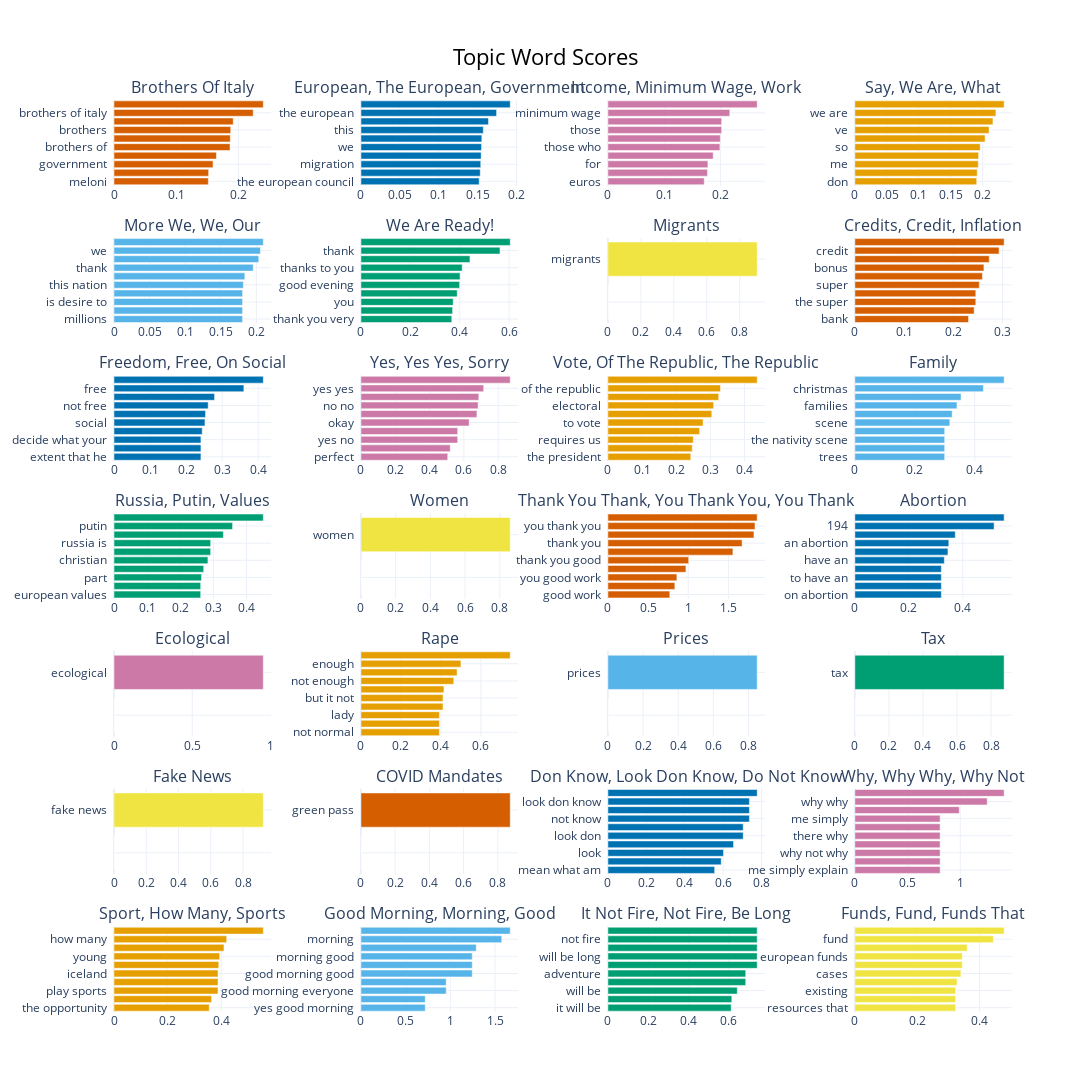

This figure's notebook cell:
### Markdown cell above
Show the documents in a particular topic

### Code cell
fig = topic_model.visualize_barchart(width=280, height=330, top_n_topics=60, n_words=13, custom_labels=True)
fig.write_html(processed_dir + 'html/topic-word-scores.html')
fig

### Figure 1 — Plotly figure (JSON) as saved in the notebook; plotly's stock layout.template omitted (floating-point values rounded to 4 significant figures)
{"data": [{"marker": {"color": "#D55E00"}, "orientation": "h", "type": "bar", "x": [0.1517, 0.1522, 0.1593, 0.1647, 0.1866, 0.187, 0.1878, 0.1917, 0.2239, 0.2401], "xaxis": "x", "y": ["meloni  ", "italians  ", "government  ", "in italy  ", "brothers of  ", "italian  ", "brothers  ", "of italy  ", "brothers of italy  ", "italy  "], "yaxis": "y"}, {"marker": {"color": "#0072B2"}, "orientation": "h", "type": "bar", "x": [0.1519, 0.1533, 0.1539, 0.1545, 0.1549, 0.1553, 0.1572, 0.1638, 0.1743, 0.1918], "xaxis": "x2", "y": ["the european council  ", "council  ", "migration  ", "from  ", "we  ", "it  ", "this  ", "government  ", "the european  ", "european  "], "yaxis": "y2"}, {"marker": {"color": "#CC79A7"}, "orientation": "h", "type": "bar", "x": [0.1709, 0.1766, 0.1775, 0.1869, 0.1988, 0.1996, 0.2019, 0.2019, 0.2163, 0.2649], "xaxis": "x3", "y": ["euros  ", "who  ", "for  ", "wage  ", "those who  ", "minimum  ", "those  ", "work  ", "minimum wage  ", "income  "], "yaxis": "y3"}, {"marker": {"color": "#E69F00"}, "orientation": "h", "type": "bar", "x": [0.1906, 0.1914, 0.193, 0.1936, 0.1961, 0.2037, 0.2099, 0.216, 0.2206, 0.2335], "xaxis": "x4", "y": ["don  ", "to say  ", "me  ", "said  ", "so  ", "are  ", "ve  ", "what  ", "we are  ", "say  "], "yaxis": "y4"}, {"marker": {"color": "#56B4E9"}, "orientation": "h", "type": "bar", "x": [0.1806, 0.1806, 0.1806, 0.1806, 0.1817, 0.1838, 0.1956, 0.2033, 0.2057, 0.2097], "xaxis": "x5", "y": ["millions  ", "there is desire  ", "is desire to  ", "is desire  ", "this nation  ", "thank the  ", "thank  ", "our  ", "we  ", "more we  "], "yaxis": "y5"}, {"marker": {"color": "#009E73"}, "orientation": "h", "type": "bar", "x": [0.3677, 0.3711, 0.3735, 0.3897, 0.3995, 0.4014, 0.4099, 0.4413, 0.563, 0.6044], "xaxis": "x6", "y": ["thank you very  ", "thanks  ", "you  ", "wait  ", "good evening  ", "ready  ", "thanks to you  ", "we are ready  ", "thank  ", "thank you  "], "yaxis": "y6"}, {"marker": {"color": "#F0E442"}, "orientation": "h", "type": "bar", "x": [0, 0, 0, 0, 0, 0, 0, 0, 0, 0.906], "xaxis": "x7", "y": ["  ", "  ", "  ", "  ", "  ", "  ", "  ", "  ", "  ", "migrants  "], "yaxis": "y7"}, {"marker": {"color": "#D55E00"}, "orientation": "h", "type": "bar", "x": [0.231, 0.2425, 0.2458, 0.2458, 0.2529, 0.2592, 0.2623, 0.2731, 0.2932, 0.3034], "xaxis": "x8", "y": ["bank  ", "super bonus  ", "the super  ", "the super bonus  ", "super  ", "banks  ", "bonus  ", "inflation  ", "credit  ", "credits  "], "yaxis": "y8"}, {"marker": {"color": "#0072B2"}, "orientation": "h", "type": "bar", "x": [0.2411, 0.2411, 0.2411, 0.2447, 0.2523, 0.2539, 0.2613, 0.2789, 0.3602, 0.4141], "xaxis": "x9", "y": ["extent that he  ", "decide what  ", "decide what your  ", "media  ", "social  ", "rights  ", "not free  ", "on social  ", "free  ", "freedom  "], "yaxis": "y9"}, {"marker": {"color": "#CC79A7"}, "orientation": "h", "type": "bar", "x": [0.5058, 0.5206, 0.5638, 0.5638, 0.6307, 0.676, 0.683, 0.6869, 0.7153, 0.8702], "xaxis": "x10", "y": ["perfect  ", "worry  ", "yes no  ", "yes yes yes  ", "okay  ", "no  ", "no no  ", "sorry  ", "yes yes  ", "yes  "], "yaxis": "y10"}, {"marker": {"color": "#E69F00"}, "orientation": "h", "type": "bar", "x": [0.2426, 0.2469, 0.2498, 0.2685, 0.2785, 0.3041, 0.3095, 0.3244, 0.3296, 0.437], "xaxis": "x11", "y": ["the president  ", "the president of  ", "requires us  ", "government  ", "to vote  ", "republic  ", "electoral  ", "the republic  ", "of the republic  ", "vote  "], "yaxis": "y11"}, {"marker": {"color": "#56B4E9"}, "orientation": "h", "type": "bar", "x": [0.2997, 0.2997, 0.2997, 0.2997, 0.3168, 0.3247, 0.3406, 0.3542, 0.4288, 0.4981], "xaxis": "x12", "y": ["trees  ", "the nativity  ", "the nativity scene  ", "make the nativity  ", "scene  ", "nativity scene  ", "families  ", "nativity  ", "christmas  ", "family  "], "yaxis": "y12"}, {"marker": {"color": "#009E73"}, "orientation": "h", "type": "bar", "x": [0.2617, 0.2617, 0.2641, 0.2707, 0.2835, 0.2918, 0.2918, 0.3302, 0.3579, 0.4506], "xaxis": "x13", "y": ["european values  ", "russia is part  ", "part  ", "peace  ", "christian  ", "is part  ", "russia is  ", "values  ", "putin  ", "russia  "], "yaxis": "y13"}, {"marker": {"color": "#F0E442"}, "orientation": "h", "type": "bar", "x": [0, 0, 0, 0, 0, 0, 0, 0, 0, 0.8601], "xaxis": "x14", "y": ["  ", "  ", "  ", "  ", "  ", "  ", "  ", "  ", "  ", "women  "], "yaxis": "y14"}, {"marker": {"color": "#D55E00"}, "orientation": "h", "type": "bar", "x": [0.7705, 0.8331, 0.8589, 0.9713, 1.006, 1.556, 1.671, 1.819, 1.831, 1.858], "xaxis": "x15", "y": ["good work  ", "you  ", "you good work  ", "you good  ", "thank you good  ", "thank  ", "thank you  ", "you thank  ", "you thank you  ", "thank you thank  "], "yaxis": "y15"}, {"marker": {"color": "#0072B2"}, "orientation": "h", "type": "bar", "x": [0.3205, 0.3205, 0.3205, 0.3205, 0.3315, 0.3449, 0.3482, 0.3721, 0.5159, 0.5531], "xaxis": "x16", "y": ["on abortion  ", "the 194 law  ", "to have an  ", "law on abortion  ", "have an  ", "law 194  ", "an abortion  ", "the 194  ", "194  ", "abortion  "], "yaxis": "y16"}, {"marker": {"color": "#CC79A7"}, "orientation": "h", "type": "bar", "x": [0, 0, 0, 0, 0, 0, 0, 0, 0, 0.9541], "xaxis": "x17", "y": ["  ", "  ", "  ", "  ", "  ", "  ", "  ", "  ", "  ", "ecological  "], "yaxis": "y17"}, {"marker": {"color": "#E69F00"}, "orientation": "h", "type": "bar", "x": [0.3925, 0.3925, 0.3925, 0.4105, 0.4105, 0.4152, 0.4642, 0.4807, 0.5001, 0.7468], "xaxis": "x18", "y": ["not normal  ", "is not normal  ", "lady  ", "it not enough  ", "but it not  ", "surreal  ", "not enough  ", "of rape  ", "enough  ", "rape  "], "yaxis": "y18"}, {"marker": {"color": "#56B4E9"}, "orientation": "h", "type": "bar", "x": [0, 0, 0, 0, 0, 0, 0, 0, 0, 0.8489], "xaxis": "x19", "y": ["  ", "  ", "  ", "  ", "  ", "  ", "  ", "  ", "  ", "prices  "], "yaxis": "y19"}, {"marker": {"color": "#009E73"}, "orientation": "h", "type": "bar", "x": [0, 0, 0, 0, 0, 0, 0, 0, 0, 0.8765], "xaxis": "x20", "y": ["  ", "  ", "  ", "  ", "  ", "  ", "  ", "  ", "  ", "tax  "], "yaxis": "y20"}, {"marker": {"color": "#F0E442"}, "orientation": "h", "type": "bar", "x": [0, 0, 0, 0, 0, 0, 0, 0, 0, 0.9258], "xaxis": "x21", "y": ["  ", "  ", "  ", "  ", "  ", "  ", "  ", "  ", "  ", "fake news  "], "yaxis": "y21"}, {"marker": {"color": "#D55E00"}, "orientation": "h", "type": "bar", "x": [0, 0, 0, 0, 0, 0, 0, 0, 0, 0.8726], "xaxis": "x22", "y": ["  ", "  ", "  ", "  ", "  ", "  ", "  ", "  ", "  ", "green pass  "], "yaxis": "y22"}, {"marker": {"color": "#0072B2"}, "orientation": "h", "type": "bar", "x": [0.5559, 0.5901, 0.602, 0.6543, 0.7046, 0.7046, 0.7369, 0.7369, 0.7369, 0.7774], "xaxis": "x23", "y": ["mean what am  ", "but look  ", "look  ", "know  ", "look don  ", "but look don  ", "not know  ", "do not know  ", "look don know  ", "don know  "], "yaxis": "y23"}, {"marker": {"color": "#CC79A7"}, "orientation": "h", "type": "bar", "x": [0.8089, 0.8089, 0.8089, 0.8089, 0.8089, 0.8089, 0.8089, 0.9901, 1.256, 1.416], "xaxis": "x24", "y": ["me simply explain  ", "why how what  ", "why not why  ", "let me simply  ", "there why  ", "why so  ", "me simply  ", "why not  ", "why why  ", "why  "], "yaxis": "y24"}, {"marker": {"color": "#E69F00"}, "orientation": "h", "type": "bar", "x": [0.3553, 0.3641, 0.3881, 0.3881, 0.3881, 0.3909, 0.3943, 0.4102, 0.4204, 0.5569], "xaxis": "x25", "y": ["the opportunity  ", "play  ", "play sports  ", "sporting  ", "iceland  ", "young people  ", "young  ", "sports  ", "how many  ", "sport  "], "yaxis": "y25"}, {"marker": {"color": "#56B4E9"}, "orientation": "h", "type": "bar", "x": [0.7193, 0.7193, 0.9536, 0.9536, 1.245, 1.245, 1.245, 1.29, 1.575, 1.67], "xaxis": "x26", "y": ["yes good morning  ", "morning everyone good  ", "good morning everyone  ", "morning everyone  ", "good morning good  ", "morning good morning  ", "morning good  ", "good  ", "morning  ", "good morning  "], "yaxis": "y26"}, {"marker": {"color": "#009E73"}, "orientation": "h", "type": "bar", "x": [0.6128, 0.616, 0.6432, 0.6852, 0.6852, 0.7421, 0.7421, 0.7421, 0.7421, 0.7421], "xaxis": "x27", "y": ["it will be  ", "long  ", "will be  ", "fire  ", "adventure  ", "hopefully  ", "will be long  ", "be long  ", "not fire  ", "it not fire  "], "yaxis": "y27"}, {"marker": {"color": "#F0E442"}, "orientation": "h", "type": "bar", "x": [0.3233, 0.3233, 0.3233, 0.3277, 0.3401, 0.3446, 0.3446, 0.3604, 0.4444, 0.4788], "xaxis": "x28", "y": ["resources that  ", "fiscal  ", "existing  ", "support  ", "cases  ", "solidarity fund  ", "european funds  ", "funds that  ", "fund  ", "funds  "], "yaxis": "y28"}], "layout": {"annotations": [{"font": {"size": 16}, "showarrow": false, "text": "Brothers Of Italy", "x": 0.0875, "xanchor": "center", "xref": "paper", "y": 1, "yanchor": "bottom", "yref": "paper"}, {"font": {"size": 16}, "showarrow": false, "text": "European, The European, Government", "x": 0.3625, "xanchor": "center", "xref": "paper", "y": 1, "yanchor": "bottom", "yref": "paper"}, {"font": {"size": 16}, "showarrow": false, "text": "Income, Minimum Wage, Work", "x": 0.6375, "xanchor": "center", "xref": "paper", "y": 1, "yanchor": "bottom", "yref": "paper"}, {"font": {"size": 16}, "showarrow": false, "text": "Say, We Are, What", "x": 0.9125, "xanchor": "center", "xref": "paper", "y": 1, "yanchor": "bottom", "yref": "paper"}, {"font": {"size": 16}, "showarrow": false, "text": "More We, We, Our", "x": 0.0875, "xanchor": "center", "xref": "paper", "y": 0.849, "yanchor": "bottom", "yref": "paper"}, {"font": {"size": 16}, "showarrow": false, "text": "We Are Ready!", "x": 0.3625, "xanchor": "center", "xref": "paper", "y": 0.849, "yanchor": "bottom", "yref": "paper"}, {"font": {"size": 16}, "showarrow": false, "text": "Migrants", "x": 0.6375, "xanchor": "center", "xref": "paper", "y": 0.849, "yanchor": "bottom", "yref": "paper"}, {"font": {"size": 16}, "showarrow": false, "text": "Credits, Credit, Inflation", "x": 0.9125, "xanchor": "center", "xref": "paper", "y": 0.849, "yanchor": "bottom", "yref": "paper"}, {"font": {"size": 16}, "showarrow": false, "text": "Freedom, Free, On Social", "x": 0.0875, "xanchor": "center", "xref": "paper", "y": 0.698, "yanchor": "bottom", "yref": "paper"}, {"font": {"size": 16}, "showarrow": false, "text": "Yes, Yes Yes, Sorry", "x": 0.3625, "xanchor": "center", "xref": "paper", "y": 0.698, "yanchor": "bottom", "yref": "paper"}, {"font": {"size": 16}, "showarrow": false, "text": "Vote, Of The Republic, The Republic", "x": 0.6375, "xanchor": "center", "xref": "paper", "y": 0.698, "yanchor": "bottom", "yref": "paper"}, {"font": {"size": 16}, "showarrow": false, "text": "Family", "x": 0.9125, "xanchor": "center", "xref": "paper", "y": 0.698, "yanchor": "bottom", "yref": "paper"}, {"font": {"size": 16}, "showarrow": false, "text": "Russia, Putin, Values", "x": 0.0875, "xanchor": "center", "xref": "paper", "y": 0.5469, "yanchor": "bottom", "yref": "paper"}, {"font": {"size": 16}, "showarrow": false, "text": "Women", "x": 0.3625, "xanchor": "center", "xref": "paper", "y": 0.5469, "yanchor": "bottom", "yref": "paper"}, {"font": {"size": 16}, "showarrow": false, "text": "Thank You Thank, You Thank You, You Thank", "x": 0.6375, "xanchor": "center", "xref": "paper", "y": 0.5469, "yanchor": "bottom", "yref": "paper"}, {"font": {"size": 16}, "showarrow": false, "text": "Abortion", "x": 0.9125, "xanchor": "center", "xref": "paper", "y": 0.5469, "yanchor": "bottom", "yref": "paper"}, {"font": {"size": 16}, "showarrow": false, "text": "Ecological", "x": 0.0875, "xanchor": "center", "xref": "paper", "y": 0.3959, "yanchor": "bottom", "yref": "paper"}, {"font": {"size": 16}, "showarrow": false, "text": "Rape", "x": 0.3625, "xanchor": "center", "xref": "paper", "y": 0.3959, "yanchor": "bottom", "yref": "paper"}, {"font": {"size": 16}, "showarrow": false, "text": "Prices", "x": 0.6375, "xanchor": "center", "xref": "paper", "y": 0.3959, "yanchor": "bottom", "yref": "paper"}, {"font": {"size": 16}, "showarrow": false, "text": "Tax", "x": 0.9125, "xanchor": "center", "xref": "paper", "y": 0.3959, "yanchor": "bottom", "yref": "paper"}, {"font": {"size": 16}, "showarrow": false, "text": "Fake News", "x": 0.0875, "xanchor": "center", "xref": "paper", "y": 0.2449, "yanchor": "bottom", "yref": "paper"}, {"font": {"size": 16}, "showarrow": false, "text": "COVID Mandates", "x": 0.3625, "xanchor": "center", "xref": "paper", "y": 0.2449, "yanchor": "bottom", "yref": "paper"}, {"font": {"size": 16}, "showarrow": false, "text": "Don Know, Look Don Know, Do Not Know", "x": 0.6375, "xanchor": "center", "xref": "paper", "y": 0.2449, "yanchor": "bottom", "yref": "paper"}, {"font": {"size": 16}, "showarrow": false, "text": "Why, Why Why, Why Not", "x": 0.9125, "xanchor": "center", "xref": "paper", "y": 0.2449, "yanchor": "bottom", "yref": "paper"}, {"font": {"size": 16}, "showarrow": false, "text": "Sport, How Many, Sports", "x": 0.0875, "xanchor": "center", "xref": "paper", "y": 0.09388, "yanchor": "bottom", "yref": "paper"}, {"font": {"size": 16}, "showarrow": false, "text": "Good Morning, Morning, Good", "x": 0.3625, "xanchor": "center", "xref": "paper", "y": 0.09388, "yanchor": "bottom", "yref": "paper"}, {"font": {"size": 16}, "showarrow": false, "text": "It Not Fire, Not Fire, Be Long", "x": 0.6375, "xanchor": "center", "xref": "paper", "y": 0.09388, "yanchor": "bottom", "yref": "paper"}, {"font": {"size": 16}, "showarrow": false, "text": "Funds, Fund, Funds That", "x": 0.9125, "xanchor": "center", "xref": "paper", "y": 0.09388, "yanchor": "bottom", "yref": "paper"}], "height": 2310, "hoverlabel": {"bgcolor": "white", "font": {"family": "Rockwell", "size": 16}}, "showlegend": false, "title": {"font": {"color": "Black", "size": 22}, "text": "Topic Word Scores", "x": 0.5, "xanchor": "center", "yanchor": "top"}, "width": 1120, "xaxis": {"anchor": "y", "domain": [0, 0.175], "showgrid": true}, "xaxis10": {"anchor": "y10", "domain": [0.275, 0.45], "showgrid": true}, "xaxis11": {"anchor": "y11", "domain": [0.55, 0.725], "showgrid": true}, "xaxis12": {"anchor": "y12", "domain": [0.825, 1], "showgrid": true}, "xaxis13": {"anchor": "y13", "domain": [0, 0.175], "showgrid": true}, "xaxis14": {"anchor": "y14", "domain": [0.275, 0.45], "showgrid": true}, "xaxis15": {"anchor": "y15", "domain": [0.55, 0.725], "showgrid": true}, "xaxis16": {"anchor": "y16", "domain": [0.825, 1], "showgrid": true}, "xaxis17": {"anchor": "y17", "domain": [0, 0.175], "showgrid": true}, "xaxis18": {"anchor": "y18", "domain": [0.275, 0.45], "showgrid": true}, "xaxis19": {"anchor": "y19", "domain": [0.55, 0.725], "showgrid": true}, "xaxis2": {"anchor": "y2", "domain": [0.275, 0.45], "showgrid": true}, "xaxis20": {"anchor": "y20", "domain": [0.825, 1], "showgrid": true}, "xaxis21": {"anchor": "y21", "domain": [0, 0.175], "showgrid": true}, "xaxis22": {"anchor": "y22", "domain": [0.275, 0.45], "showgrid": true}, "xaxis23": {"anchor": "y23", "domain": [0.55, 0.725], "showgrid": true}, "xaxis24": {"anchor": "y24", "domain": [0.825, 1], "showgrid": true}, "xaxis25": {"anchor": "y25", "domain": [0, 0.175], "showgrid": true}, "xaxis26": {"anchor": "y26", "domain": [0.275, 0.45], "showgrid": true}, "xaxis27": {"anchor": "y27", "domain": [0.55, 0.725], "showgrid": true}, "xaxis28": {"anchor": "y28", "domain": [0.825, 1], "showgrid": true}, "xaxis3": {"anchor": "y3", "domain": [0.55, 0.725], "showgrid": true}, "xaxis4": {"anchor": "y4", "domain": [0.825, 1], "showgrid": true}, "xaxis5": {"anchor": "y5", "domain": [0, 0.175], "showgrid": true}, "xaxis6": {"anchor": "y6", "domain": [0.275, 0.45], "showgrid": true}, "xaxis7": {"anchor": "y7", "domain": [0.55, 0.725], "showgrid": true}, "xaxis8": {"anchor": "y8", "domain": [0.825, 1], "showgrid": true}, "xaxis9": {"anchor": "y9", "domain": [0, 0.175], "showgrid": true}, "yaxis": {"anchor": "x", "domain": [0.9061, 1], "showgrid": true}, "yaxis10": {"anchor": "x10", "domain": [0.6041, 0.698], "showgrid": true}, "yaxis11": {"anchor": "x11", "domain": [0.6041, 0.698], "showgrid": true}, "yaxis12": {"anchor": "x12", "domain": [0.6041, 0.698], "showgrid": true}, "yaxis13": {"anchor": "x13", "domain": [0.4531, 0.5469], "showgrid": true}, "yaxis14": {"anchor": "x14", "domain": [0.4531, 0.5469], "showgrid": true}, "yaxis15": {"anchor": "x15", "domain": [0.4531, 0.5469], "showgrid": true}, "yaxis16": {"anchor": "x16", "domain": [0.4531, 0.5469], "showgrid": true}, "yaxis17": {"anchor": "x17", "domain": [0.302, 0.3959], "showgrid": true}, "yaxis18": {"anchor": "x18", "domain": [0.302, 0.3959], "showgrid": true}, "yaxis19": {"anchor": "x19", "domain": [0.302, 0.3959], "showgrid": true}, "yaxis2": {"anchor": "x2", "domain": [0.9061, 1], "showgrid": true}, "yaxis20": {"anchor": "x20", "domain": [0.302, 0.3959], "showgrid": true}, "yaxis21": {"anchor": "x21", "domain": [0.151, 0.2449], "showgrid": true}, "yaxis22": {"anchor": "x22", "domain": [0.151, 0.2449], "showgrid": true}, "yaxis23": {"anchor": "x23", "domain": [0.151, 0.2449], "showgrid": true}, "yaxis24": {"anchor": "x24", "domain": [0.151, 0.2449], "showgrid": true}, "yaxis25": {"anchor": "x25", "domain": [0, 0.09388], "showgrid": true}, "yaxis26": {"anchor": "x26", "domain": [0, 0.09388], "showgrid": true}, "yaxis27": {"anchor": "x27", "domain": [0, 0.09388], "showgrid": true}, "yaxis28": {"anchor": "x28", "domain": [0, 0.09388], "showgrid": true}, "yaxis3": {"anchor": "x3", "domain": [0.9061, 1], "showgrid": true}, "yaxis4": {"anchor": "x4", "domain": [0.9061, 1], "showgrid": true}, "yaxis5": {"anchor": "x5", "domain": [0.7551, 0.849], "showgrid": true}, "yaxis6": {"anchor": "x6", "domain": [0.7551, 0.849], "showgrid": true}, "yaxis7": {"anchor": "x7", "domain": [0.7551, 0.849], "showgrid": true}, "yaxis8": {"anchor": "x8", "domain": [0.7551, 0.849], "showgrid": true}, "yaxis9": {"anchor": "x9", "domain": [0.6041, 0.698], "showgrid": true}}}
